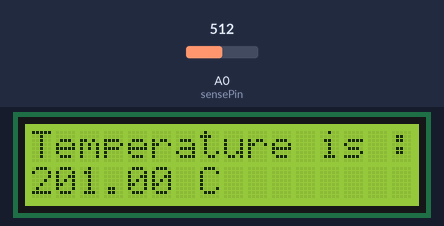
Bench run of a sketch on a simulated Arduino Uno, built with avr-gcc and run on an emulated ATmega328P. On the bench: 16×2 character LCD. Inputs (shaded band) come from the test bench; at power-on: A0 (sensePin) = 512. What the sketch prints to the serial monitor is not drawn.

Above: at 1.2 s.
1.3 s: A0 (sensePin) set to 716
At 2.8 s:
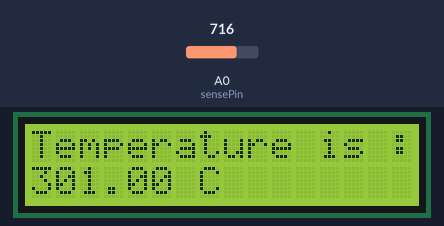
4.5 s: A0 (sensePin) set to 900
At 5.8 s:
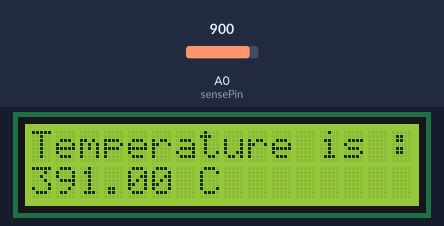
7.5 s: A0 (sensePin) set to 1023
At 8.9 s:
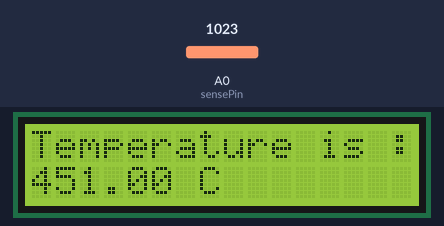
Timing chart, 0 to 10.5 s (numbered marks = the images above; inputs shaded):
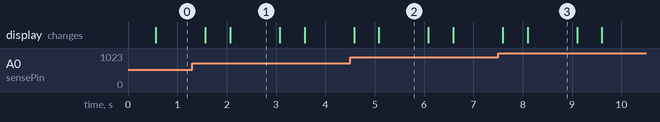

Measured:
- after the input at 1.3 s, the display: first differs from a run without the input after 0.77 s (image 1)
- after the input at 4.5 s, the display: first differs from a run without the input after 0.59 s (image 2)
- after the input at 7.5 s, the display: first differs from a run without the input after 0.60 s (image 3)
- what the display in image 1 shows lasts 1.0 s, from 2.1 s to 3.1 s

The sketch:

Temperature.ino
```cpp
# include <LiquidCrystal.h>
LiquidCrystal lcd(6,7,9,10,11,12);

int sensePin = A0;
float celsius;

void setup()
{
  pinMode(sensePin, INPUT);
  Serial.begin(9600);
  lcd.begin(16,2);
}

void loop()
{
  celsius = map(((analogRead(A0) - 20) * 3.04), 0, 1023, -40, 125);
  Serial.println(celsius);
  delay(500);
  lcd.print("Temperature is : ");
  lcd.setCursor(0,1);
  lcd.print(celsius);
  lcd.print(" C");
  delay(1000);
  lcd.clear();
}
```
